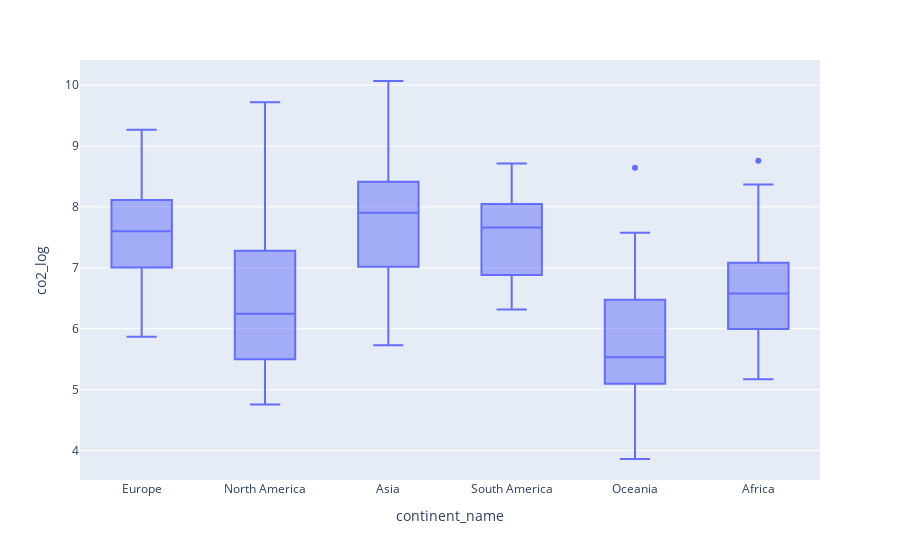

Notebook code cell kept with this figure:
### Code cell
fig = px.box(final_df, x="continent_name",y="co2_log")
fig.show()

### Figure 1 — Plotly figure (JSON) as saved in the notebook; plotly's stock layout.template omitted (floating-point values rounded to 4 significant figures; data arrays with more than 128 entries replaced by an {"elided": "..."} marker saying what was removed)
{"data": [{"alignmentgroup": "True", "hoverlabel": {"namelength": 0}, "hovertemplate": "continent_name=%{x}<br>co2_log=%{y}", "legendgroup": "", "marker": {"color": "#636efa"}, "name": "", "notched": false, "offsetgroup": "", "orientation": "v", "showlegend": false, "type": "box", "x": {"elided": "201 str values"}, "x0": " ", "xaxis": "x", "y": {"elided": "201 float values"}, "y0": " ", "yaxis": "y"}], "layout": {"boxmode": "group", "legend": {"tracegroupgap": 0}, "margin": {"t": 60}, "xaxis": {"anchor": "y", "domain": [0, 1], "title": {"text": "continent_name"}}, "yaxis": {"anchor": "x", "domain": [0, 1], "title": {"text": "co2_log"}}}}
